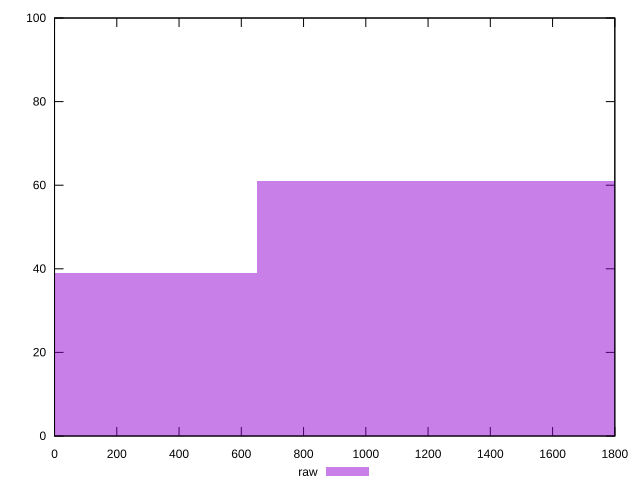

Generate this figure with gnuplot:
reset

$raw <<EOF
1299.450886691747 61
0 39
EOF

set key outside below
set boxwidth 1299.450886691747
set xrange [0:1800]
set yrange [0:100]
set trange [0:100]
set style fill transparent solid 0.5 noborder
set terminal svg size 640, 490 enhanced background rgb 'white'
set output "reprap/offscreen-images/samples/pages+cached+noexternal/raw/histogram.svg"

plot $raw title "raw" with boxes

reset
